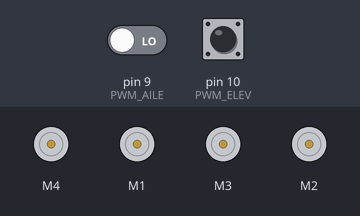
Bench run of a program on a simulated Arduino Uno, built with avr-gcc and run on an emulated ATmega328P. Shown: 4 × DC motor (green arrow = forward, orange = backward, longer = faster). The test bench sets the inputs (shaded band); at power-on: pin 10 (PWM_ELEV) LOW, pin 9 (PWM_AILE) LOW.

Above: at 1.2 s.
1.3 s: pin 10 (PWM_ELEV) pulsed HIGH 5 times (0.12 s each, 0.3 s apart)
At 3.7 s:
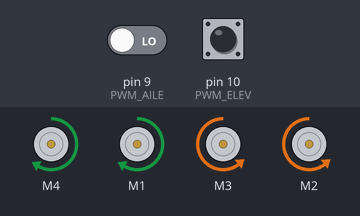
Timing chart, 0 to 5.2 s (numbered marks = the images above; inputs shaded):
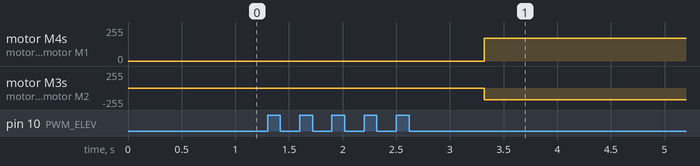

Measured:
- after the input at 1.3 s, motor M4, motor M1: stopped → forward 169/255 after 2.0 s; motor M3, motor M2: stopped → backward 178/255 after 2.0 s

The program:

main.cpp
```cpp
#include <Arduino.h>
#include <AFMotor.h>

AF_DCMotor motorBackRight(4);
AF_DCMotor motorBackLeft(3);

AF_DCMotor motorFrontLeft(2);
AF_DCMotor motorFrontRight(1);

byte PWM_ELEV = 10;
byte PWM_AILE = 9;

void goForwardLeft(int speed)
{
    // Serial.print(", goForwardLeft: ");
    // Serial.println(speed);

    motorBackLeft.setSpeed(speed);
    motorBackLeft.run(1);  // BL forward

    motorFrontLeft.setSpeed(speed);
    motorFrontLeft.run(1);  // BL forward
}

void goForwardRight(int speed)
{
    // Serial.print("goForwardRight: ");
    // Serial.print(speed);

    motorBackRight.setSpeed(speed);
    motorBackRight.run(2);  // 4 BR forward

    motorFrontRight.setSpeed(speed);
    motorFrontRight.run(2);  // 4 BR forward
}

void goBackwardLeft(int speed)
{
    // Serial.print("goBackward: ");
    // Serial.println(speed);

    motorBackLeft.setSpeed(speed);
    motorBackLeft.run(2);  // BL forward

    motorFrontLeft.setSpeed(speed);
    motorFrontLeft.run(2);  // BL forward
}

void goBackwardRight(int speed)
{
    // Serial.print("goBackward: ");
    // Serial.println(speed);

    motorBackRight.setSpeed(speed);
    motorBackRight.run(1);  // 4 BR backward

    motorFrontRight.setSpeed(speed);
    motorFrontRight.run(1);  // 4 BR backward
}

void moveRobot(int speedX, int turn)
{
    if(speedX >= 0)
    {
        //speedX = speedX - 255;

        if(turn >= 0)
        {
            turn = 100 - turn;
            goForwardRight(speedX * turn/100);
            goForwardLeft(speedX);
        }
        else
        {
            turn = turn + 100;
            goForwardRight(speedX);
            goForwardLeft(speedX * turn/100);
        }
    }
    else
    {
        speedX = - speedX;

        if(turn >= 0)
        {
            turn = 100 - turn;
            goBackwardRight(speedX * turn/100);
            goBackwardLeft(speedX);
        }
        else
        {
            turn = turn + 100;
            goBackwardRight(speedX);
            goBackwardLeft(speedX * turn/100);
        }
    }
}


void setup()
{
    //Serial.begin(9600);           // set up Serial library at 9600 bps
}

void loop()
{
    int pwm_value_1 = pulseIn(PWM_ELEV, HIGH);
    int pwm_value_2 = pulseIn(PWM_AILE, HIGH);

    if(pwm_value_1 != 0)
    {

        int moveX = map(pwm_value_1, 1095, 1911, -255, 255);
        int turn = - map(pwm_value_2, 1100, 1918, -100, 100);

        // Serial.print("moveX: ");
        // Serial.print(moveX);
        // Serial.print(", turn: ");

        moveRobot(moveX, turn);
    }


    delay(10);


}
```
